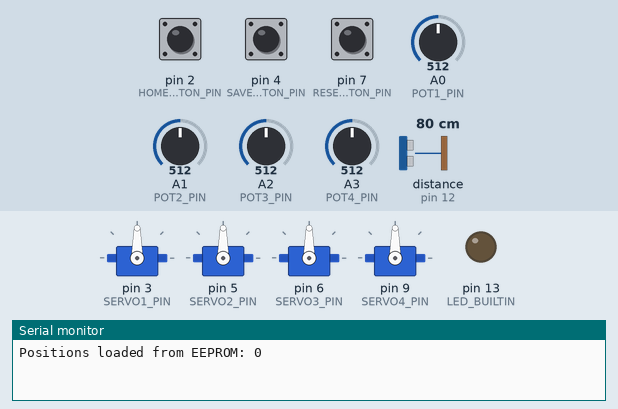
Recording of a sketch running on a simulated Arduino Uno, built with avr-gcc and run on an emulated ATmega328P. Shown: 4 × servo, output pins drawn as LEDs (lit = HIGH), the last lines printed to the serial monitor. Wiring (inferred from the names in the program): ultrasonic range finder: trigger pin 8; echo pin 12. Dashed ring = blinking. The inputs (shaded band) are chosen by the test bench; at power-on: pin 4 (SAVE_BUTTON_PIN) HIGH, A0 (POT1_PIN) = 512, pin 7 (RESET_EE_BUTTON_PIN) HIGH, A1 (POT2_PIN) = 512, A2 (POT3_PIN) = 512, A3 (POT4_PIN) = 512, pin 2 (HOME_BUTTON_PIN) HIGH, distance to the obstacle (sensor on pin 12) 80 cm. The echo pulse lasts 58.3 µs per cm; EEPROM starts erased; pins used as bus, display or sensor lines are not drawn.

Above: at 1.2 s.
1.3 s: pin 4 (SAVE_BUTTON_PIN) pulled LOW for 0.15 s
At 1.33 s:
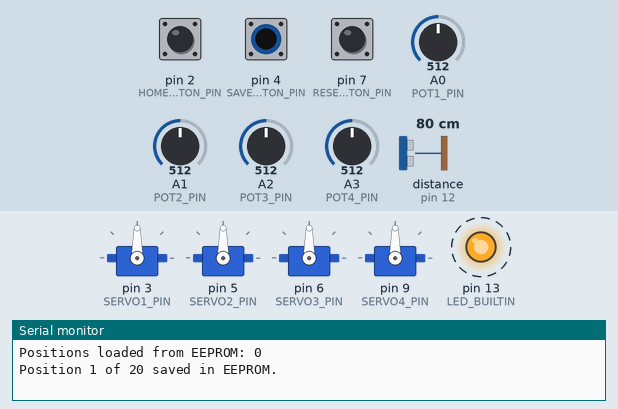
3.0 s: A0 (POT1_PIN) set to 716
At 4.2 s:
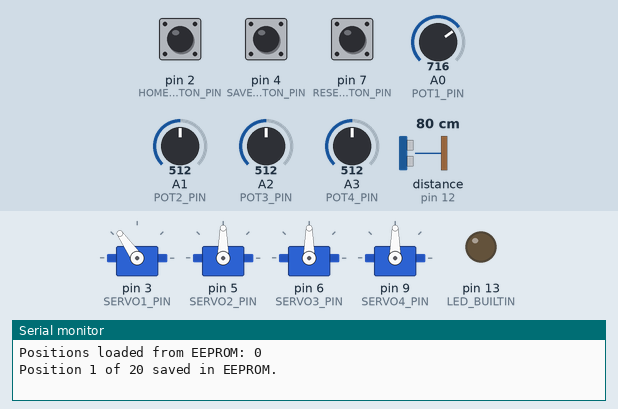
4.5 s: pin 7 (RESET_EE_BUTTON_PIN) pulled LOW for 0.15 s
At 4.52 s:
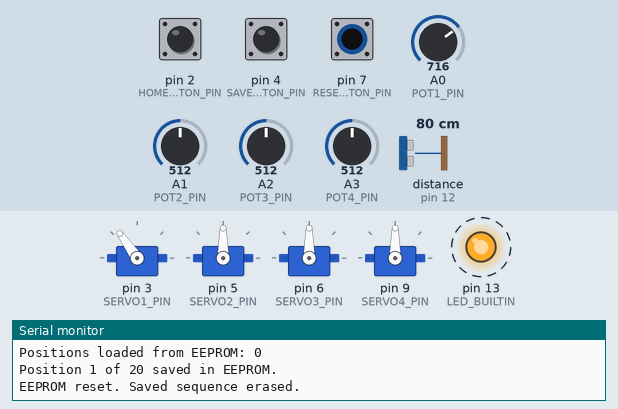
7.5 s: A1 (POT2_PIN) set to 716
At 8.7 s:
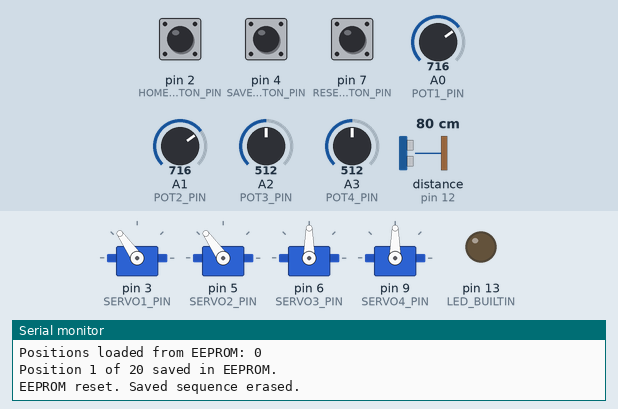
9.0 s: A2 (POT3_PIN) set to 716
At 10.1 s:
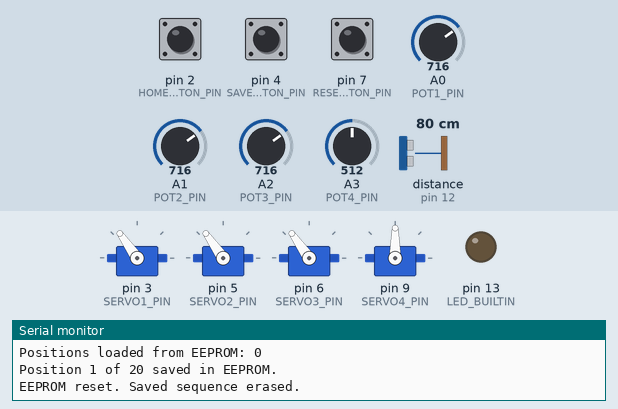
10.5 s: A3 (POT4_PIN) set to 716
At 11.5 s:
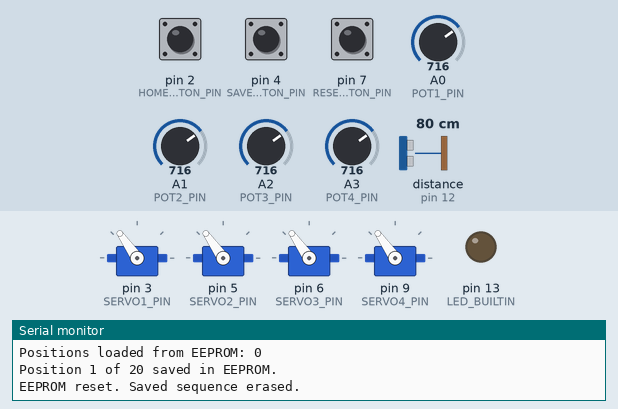
Timing chart, 0 to 13.0 s (numbered marks = the images above; inputs shaded):
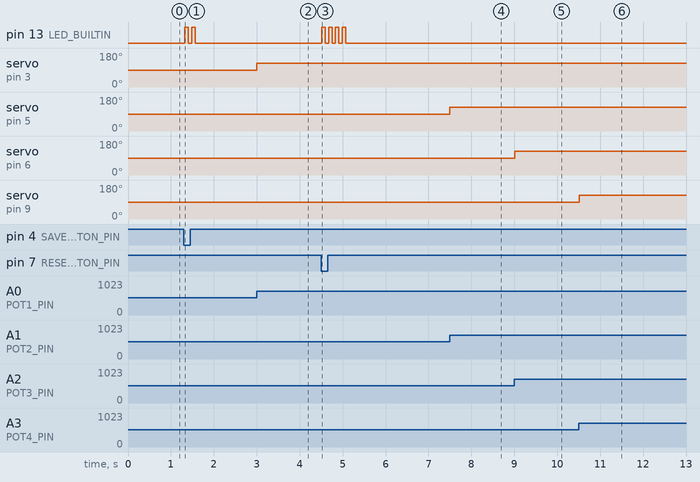

Measured:
- after the input at 1.3 s, pin 13 (LED_BUILTIN): alternates HIGH for 0.08 s and LOW for 0.08 s, 4 changes in all, then stays LOW, starting at once
- after the input at 3.0 s, servo on pin 3 (SERVO1_PIN): 90° → 125° at once
- after the input at 4.5 s, pin 13 (LED_BUILTIN): alternates HIGH for 0.08 s and LOW for 0.08 s, 8 changes in all, then stays LOW, starting at once
- after the input at 7.5 s, servo on pin 5 (SERVO2_PIN): 90° → 125° at once
- after the input at 9.0 s, servo on pin 6 (SERVO3_PIN): 90° → 125° at once
- after the input at 10.5 s, servo on pin 9 (SERVO4_PIN): 90° → 125° at once

The sketch:

robot_arm_automation.ino
```cpp
#include <Servo.h>
#include <EEPROM.h>

// ---------- Potentiometers ----------
const int POT1_PIN = A0;
const int POT2_PIN = A1;
const int POT3_PIN = A2;
const int POT4_PIN = A3;

// ---------- Servos ----------
const int SERVO1_PIN = 3;
const int SERVO2_PIN = 5;
const int SERVO3_PIN = 6;
const int SERVO4_PIN = 9;

// ---------- Buttons ----------
const int HOME_BUTTON_PIN     = 2; // Forces 90 degrees while it is held down
const int SAVE_BUTTON_PIN     = 4; // Adds the current position to the saved sequence in EEPROM
const int RESET_EE_BUTTON_PIN = 7; // Erases the data saved in EEPROM (the whole sequence)

// ---------- HC-SR04 ultrasonic sensor ----------
const int TRIG_PIN = 8;
const int ECHO_PIN = 12;

// ---------- EEPROM addresses ----------
const int EE_FLAG_ADDR    = 0;     // "Valid data" flag
const byte EE_VALID_FLAG  = 0xAA;
const int EE_COUNT_ADDR   = 1;     // Number of positions currently saved in the sequence
const int EE_DATA_ADDR    = 2;     // Start of the position data (4 bytes per position, one per servo)

// ---------- Sequence settings ----------
const int MAX_POSITIONS = 20;      // Maximum number of positions in the sequence (uses 2 + 20*4 = 82 bytes of EEPROM)

Servo servo1, servo2, servo3, servo4;

int savedSequence[MAX_POSITIONS][4];     // Sequence of "taught" positions (EEPROM), stored in the order they were saved
int savedCount       = 0;                // How many positions are currently stored in the sequence
int currentAngles[4] = {90, 90, 90, 90}; // Last position applied to the servos

bool autoModeActive = false;
int autoStepIndex = 0;                   // Index of the sequence position currently being played
unsigned long autoStepStartTime = 0;     // Time when the current step started
const unsigned long AUTO_HOLD_TIME = 2000; // ms that each automatic position is held before moving to the next one

bool objectWasNear = false;
const float TRIGGER_DISTANCE_CM = 10.0; // distance (cm) that triggers the automation

unsigned long lastSensorCheck = 0;
const unsigned long SENSOR_INTERVAL = 100; // ms between HC-SR04 readings

bool saveButtonLastState  = HIGH;
bool resetButtonLastState = HIGH;
unsigned long lastSaveDebounce  = 0;
unsigned long lastResetDebounce = 0;
const unsigned long DEBOUNCE_DELAY = 250; // ms

void setup() {
  pinMode(HOME_BUTTON_PIN, INPUT_PULLUP);
  pinMode(SAVE_BUTTON_PIN, INPUT_PULLUP);
  pinMode(RESET_EE_BUTTON_PIN, INPUT_PULLUP);

  pinMode(TRIG_PIN, OUTPUT);
  pinMode(ECHO_PIN, INPUT);
  digitalWrite(TRIG_PIN, LOW);

  pinMode(LED_BUILTIN, OUTPUT);

  servo1.attach(SERVO1_PIN);
  servo2.attach(SERVO2_PIN);
  servo3.attach(SERVO3_PIN);
  servo4.attach(SERVO4_PIN);

  Serial.begin(9600);

  loadPositionsFromEEPROM();

  // On power-up, goes to the last saved position (or to 90 degrees if nothing is saved)
  if (savedCount > 0) {
    applyAngles(savedSequence[savedCount - 1]);
  } else {
    applyAngles(currentAngles);
  }
}

void loop() {
  // 1) HOME button: forces 90 degrees while it is held down
  if (digitalRead(HOME_BUTTON_PIN) == LOW) {
    autoModeActive = false; // Cancels any automatic sequence that is running
    int homeAngles[4] = {90, 90, 90, 90};
    applyAngles(homeAngles);
    delay(15);
    return;
  }

  // 2) SAVE button (falling edge + debounce)
  bool saveState = digitalRead(SAVE_BUTTON_PIN);
  if (saveState == LOW && saveButtonLastState == HIGH &&
      millis() - lastSaveDebounce > DEBOUNCE_DELAY) {
    lastSaveDebounce = millis();
    // Positions can only be added in manual mode (not while the sequence is playing)
    if (!autoModeActive) {
      if (savePositionToEEPROM(currentAngles)) {
        blinkFeedback(2);  // Position added to the sequence
      } else {
        blinkFeedback(6);  // Sequence is full, position was NOT saved
      }
    }
  }
  saveButtonLastState = saveState;

  // 3) EEPROM RESET button (falling edge + debounce)
  bool resetState = digitalRead(RESET_EE_BUTTON_PIN);
  if (resetState == LOW && resetButtonLastState == HIGH &&
      millis() - lastResetDebounce > DEBOUNCE_DELAY) {
    lastResetDebounce = millis();
    resetEEPROM();
    blinkFeedback(4);
  }
  resetButtonLastState = resetState;

  // 4) HC-SR04 sensor: checks the distance every SENSOR_INTERVAL ms
  if (millis() - lastSensorCheck > SENSOR_INTERVAL) {
    lastSensorCheck = millis();
    float distance = readDistanceCM();
    bool isNear = (distance > 0 && distance < TRIGGER_DISTANCE_CM);

    // Only triggers when the object has "just" appeared (edge),
    // so the sequence is not restarted all the time if the object stays close.
    // It also needs at least one saved position to play.
    if (isNear && !objectWasNear && !autoModeActive && savedCount > 0) {
      autoModeActive = true;
      autoStepIndex = 0;                 // Start from the first saved position (FIFO order)
      autoStepStartTime = millis();
      applyAngles(savedSequence[autoStepIndex]);
    }
    objectWasNear = isNear;
  }

  // 5) Automatic mode active: hold each position, play them in order, then go back to manual
  if (autoModeActive) {
    if (millis() - autoStepStartTime > AUTO_HOLD_TIME) {
      autoStepIndex++;                   // Move on to the next saved position
      if (autoStepIndex >= savedCount) {
        autoModeActive = false;          // Last position finished: sequence done, back to manual
      } else {
        autoStepStartTime = millis();
        applyAngles(savedSequence[autoStepIndex]);
      }
    }
  } else {
    // 6) Manual mode: the potentiometers control the servos
    int angles[4];
    angles[0] = map(analogRead(POT1_PIN), 0, 1023, 0, 180);
    angles[1] = map(analogRead(POT2_PIN), 0, 1023, 0, 180);
    angles[2] = map(analogRead(POT3_PIN), 0, 1023, 0, 180);
    angles[3] = map(analogRead(POT4_PIN), 0, 1023, 0, 180);
    applyAngles(angles);
  }

  delay(15);
}

// ==================== Helper functions ====================

void applyAngles(int angles[4]) {
  servo1.write(angles[0]);
  servo2.write(angles[1]);
  servo3.write(angles[2]);
  servo4.write(angles[3]);
  currentAngles[0] = angles[0];
  currentAngles[1] = angles[1];
  currentAngles[2] = angles[2];
  currentAngles[3] = angles[3];
}

float readDistanceCM() {
  digitalWrite(TRIG_PIN, LOW);
  delayMicroseconds(2);
  digitalWrite(TRIG_PIN, HIGH);
  delayMicroseconds(10);
  digitalWrite(TRIG_PIN, LOW);

  long duration = pulseIn(ECHO_PIN, HIGH, 30000); // 30 ms timeout (~5 m max)
  if (duration == 0) return -1; // no echo / out of range

  return duration * 0.0343 / 2.0; // cm
}

// Appends a position at the end of the sequence (EEPROM + RAM).
// Returns true if it was saved, false if the sequence is full.
bool savePositionToEEPROM(int angles[4]) {
  if (savedCount >= MAX_POSITIONS) {
    Serial.println("Sequence is full. Position NOT saved.");
    return false;
  }

  int baseAddr = EE_DATA_ADDR + savedCount * 4; // Each position takes 4 bytes
  for (int i = 0; i < 4; i++) {
    EEPROM.update(baseAddr + i, angles[i]);
    savedSequence[savedCount][i] = angles[i];
  }
  savedCount++;

  EEPROM.update(EE_FLAG_ADDR, EE_VALID_FLAG);
  EEPROM.update(EE_COUNT_ADDR, savedCount);

  Serial.print("Position ");
  Serial.print(savedCount);
  Serial.print(" of ");
  Serial.print(MAX_POSITIONS);
  Serial.println(" saved in EEPROM.");
  return true;
}

void loadPositionsFromEEPROM() {
  savedCount = 0;
  if (EEPROM.read(EE_FLAG_ADDR) == EE_VALID_FLAG) {
    int count = EEPROM.read(EE_COUNT_ADDR);
    if (count > MAX_POSITIONS) count = MAX_POSITIONS; // Safety check in case the stored data is corrupted

    for (int p = 0; p < count; p++) {
      int baseAddr = EE_DATA_ADDR + p * 4;
      for (int i = 0; i < 4; i++) {
        savedSequence[p][i] = EEPROM.read(baseAddr + i);
      }
    }
    savedCount = count;
  }

  Serial.print("Positions loaded from EEPROM: ");
  Serial.println(savedCount);
}

void resetEEPROM() {
  EEPROM.update(EE_FLAG_ADDR, 0xFF);
  EEPROM.update(EE_COUNT_ADDR, 0);
  savedCount = 0;
  autoModeActive = false; // Stop the sequence if it was playing, since it no longer exists
  Serial.println("EEPROM reset. Saved sequence erased.");
}

void blinkFeedback(int times) {
  for (int i = 0; i < times; i++) {
    digitalWrite(LED_BUILTIN, HIGH);
    delay(80);
    digitalWrite(LED_BUILTIN, LOW);
    delay(80);
  }
}
```
